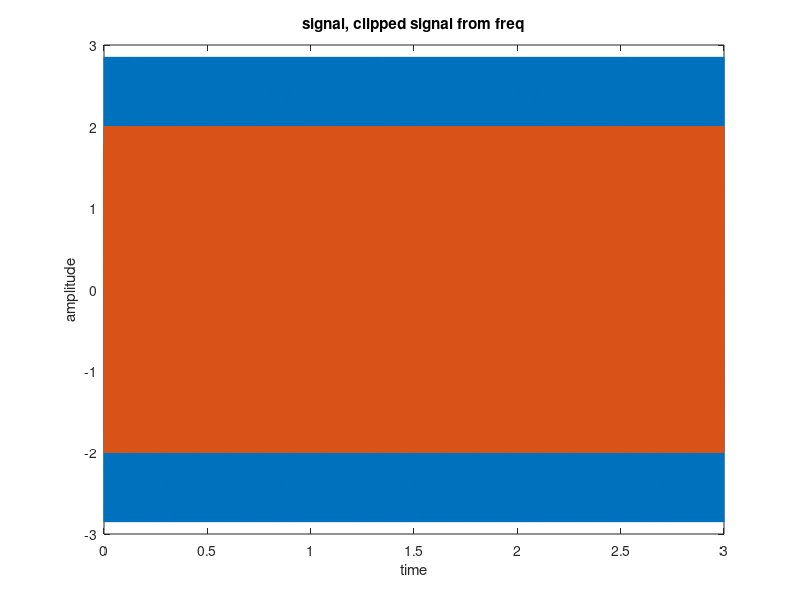
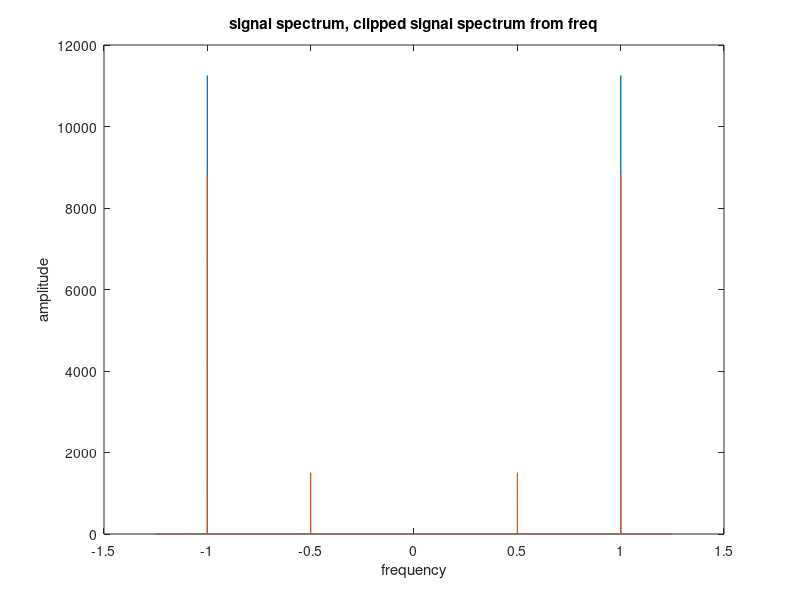

Here is the MATLAB script that generated these plots, in order:
clear; clc; close all;

amp = 3;
freq = 1000;
fs = 2500;
dt = 1/fs;
t = 0:dt:3-dt;
signal = amp * sin(2*pi*freq*t);

N = fs * 3;
signal_spec = fft(signal,N);

signal_write = signal / (max(abs(signal)));     %had to normalise signal cause it is too wide
audiowrite('sinusoida.wav', signal_write, fs);

clipping_amp = 2;
singal_clipped = signal .* (signal <= clipping_amp & signal >= -clipping_amp) + clipping_amp .* (signal > clipping_amp) + (-clipping_amp) * (signal < -clipping_amp);

singal_clipped_spec = fft(singal_clipped);

axis = linspace(-fs/2, fs/2, N);

figure;
plot(t, signal, t, singal_clipped);
xlabel('time'); ylabel('amplitude'); title('signal, clipped signal from freq');

figure;
plot(axis/1000, fftshift(abs(signal_spec)), axis/1000, fftshift(abs(singal_clipped_spec)));
xlabel('frequency'); ylabel('amplitude'); title('signal spectrum, clipped signal spectrum from freq');